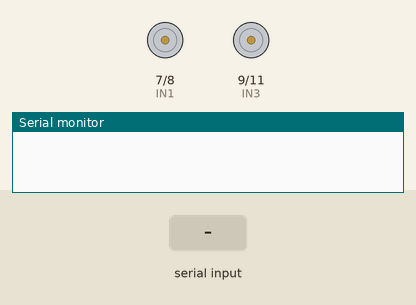
Bench run of a sketch on a simulated Arduino Uno, built with avr-gcc and run on an emulated ATmega328P. Shown: motor-driver pin pairs drawn as motors (green arrow = first pin HIGH = forward, orange = second pin HIGH = backward, longer = more drive, scaled by the enable pin), the last lines printed to the serial monitor. The test bench sets the inputs (shaded band). Random numbers use the default seed unless the sketch sets one.

Above: at 1.2 s.
1.3 s: "a" received over Serial
At 1.4 s:
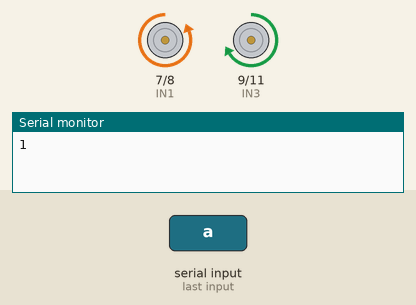
At 11.0 s:
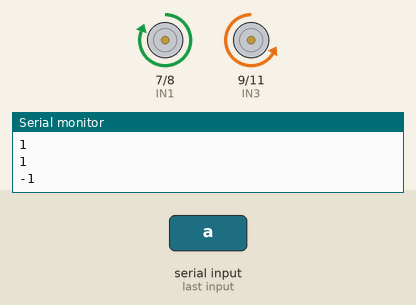
Timing chart, 0 to 12.6 s (numbered marks = the images above; inputs shaded):
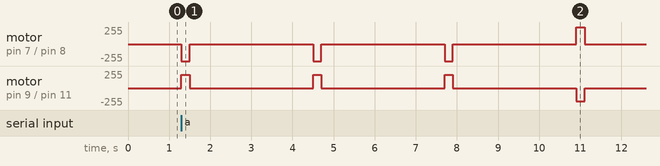

The sketch:

motor.ino
```cpp
#include <SoftwareSerial.h>
SoftwareSerial mySerial(2, 3); // RX, TX

#define ENA 5
#define ENB 6
#define IN1 7//左前
#define IN2 8//右前
#define IN3 9//左後
#define IN4 11//右後
//analogPin 0-255の間
#define CarSpeed 100
#define TurnSpeed 150//回るときのスピード
#define HighSpeed 200
#define LowSpeed 0


void back(){

  digitalWrite(ENA,HIGH);//HIGHまたはLOWを、ENAに出力
  digitalWrite(ENB,HIGH);
  analogWrite(IN1,HighSpeed);//左前on
  analogWrite(IN2,LowSpeed);//右前off
  analogWrite(IN3,LowSpeed);//左後off
  analogWrite(IN4,HighSpeed);//右後on
  //Serial.println("Forward");
}

void forward(){
  digitalWrite(ENA,HIGH);
  digitalWrite(ENB,HIGH);

  analogWrite(IN1,LowSpeed);//左前off
  analogWrite(IN2,HighSpeed);//右前on
  analogWrite(IN3,HighSpeed);//左後on
  analogWrite(IN4,LowSpeed);//右後off
  //Serial.println("Back");
}

void stop(){
  digitalWrite(ENA,LOW);
  digitalWrite(ENB,LOW);
  //Serial.println("Stop!");
}


void setup() {
  // put your setup code here, to run once:
   Serial.begin(9600);
   //pinMode(IN1,OUTPUT);//IN1ピンに出力の動作を指定
   //pinMode(IN2,OUTPUT);
   //pinMode(IN3,OUTPUT);
   //pinMode(IN4,OUTPUT);
   pinMode(ENA,OUTPUT);
   pinMode(ENB,OUTPUT);
   stop();
   mySerial.begin(9600); // ソフトウェアシリアルの初期化

}

void loop() {
  int count = 0;
  //Serial.print("-----シリアル------");
  int received = 0;//a,0,1でない数字

   if (Serial.available() > 0){// 受信したデータが存在する
    received = Serial.read(); // 受信データを読み込む
   }
   //#################RandomWalk####################
    if(received==97){//「a」と打ったらランダムウォーク
     for(int i=0; i<20; i++){

      int c = 5;
      c= (int)random(0, 2)*2 - 1;//randomwalk
      Serial.println(c);
      if(c==1){ // 乱数が１なら
        forward();
        delay(200);
        stop();
        delay(2000);
        count =122; //z
        mySerial.write(count);
        delay(1000);

     }else if(c==-1){//乱数が0なら
        back();
        delay(200);//0.2秒
        stop();
        delay(2000);
        count =122;
        mySerial.write(count);
        delay(1000);
     }

    }

  }
  //#######################前後##########################
  if(received==49){//「1」と送られたら前に進むf:102
    Serial.println(1);
    forward();
    delay(200);
    stop();
    delay(2000);
    //count =122;
    //mySerial.write(count);
    Serial.write(112);//p
    delay(1000);
 }
 if(received==48){//「0」と送られたら後ろに進むb:98
    Serial.println(-1);
    back();
    delay(200);//0.2秒
    stop();
    delay(2000);
    //count =122;
    //mySerial.write(count);
    Serial.write(112);//p
    delay(1000);
 }
}
```
